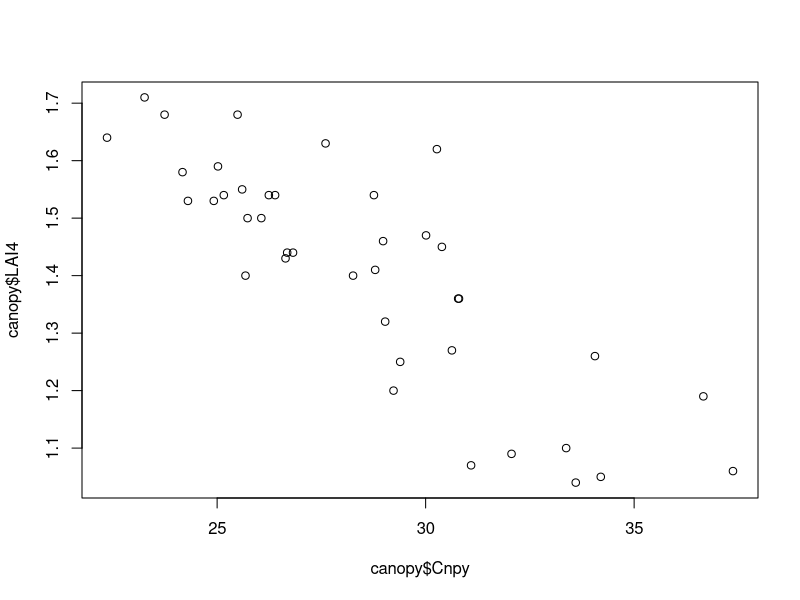
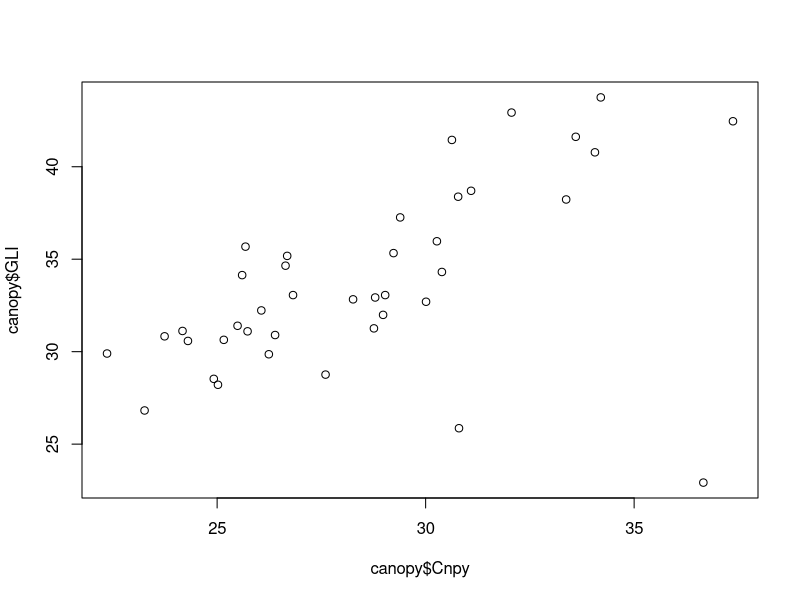
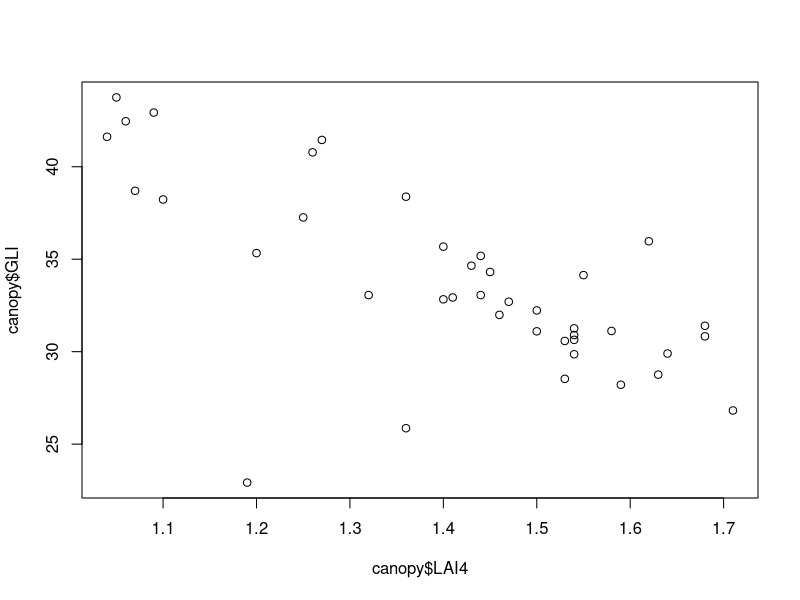
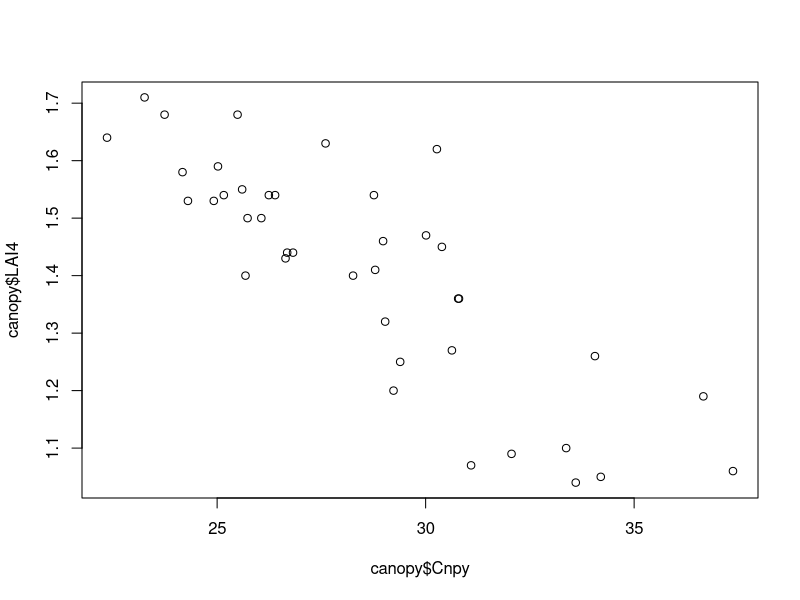

Source code (R) for these figures, in order:


# Importar ----------------------------------------------------------------


setwd("C:/Repositorio_LR/Met_ES/codigos")

canopy <- read.csv("canopy.csv" , header = T)
canopy$Forest <- as.factor(canopy$Forest)


# Grafica -----------------------------------------------------------------

plot(canopy$Cnpy, canopy$LAI4)
#Aplicacion negativa entre cnpy vs LAI4
plot(canopy$Cnpy, canopy$GLI)
#Asociacion positiva cnpy vs GLI (luz que llega al suelo)
plot(canopy$LAI4, canopy$GLI)
#Asociacion negativa entre LAI4 VS GLI

cor.test(canopy$Cnpy, canopy$LAI4)


# Personalizar gracfica  --------------------------------------------------

plot(canopy$Cnpy, canopy$LAI4)
     xlab = "Apertura dosel (%)"
     ylab = "Area Foliar"
     
 
